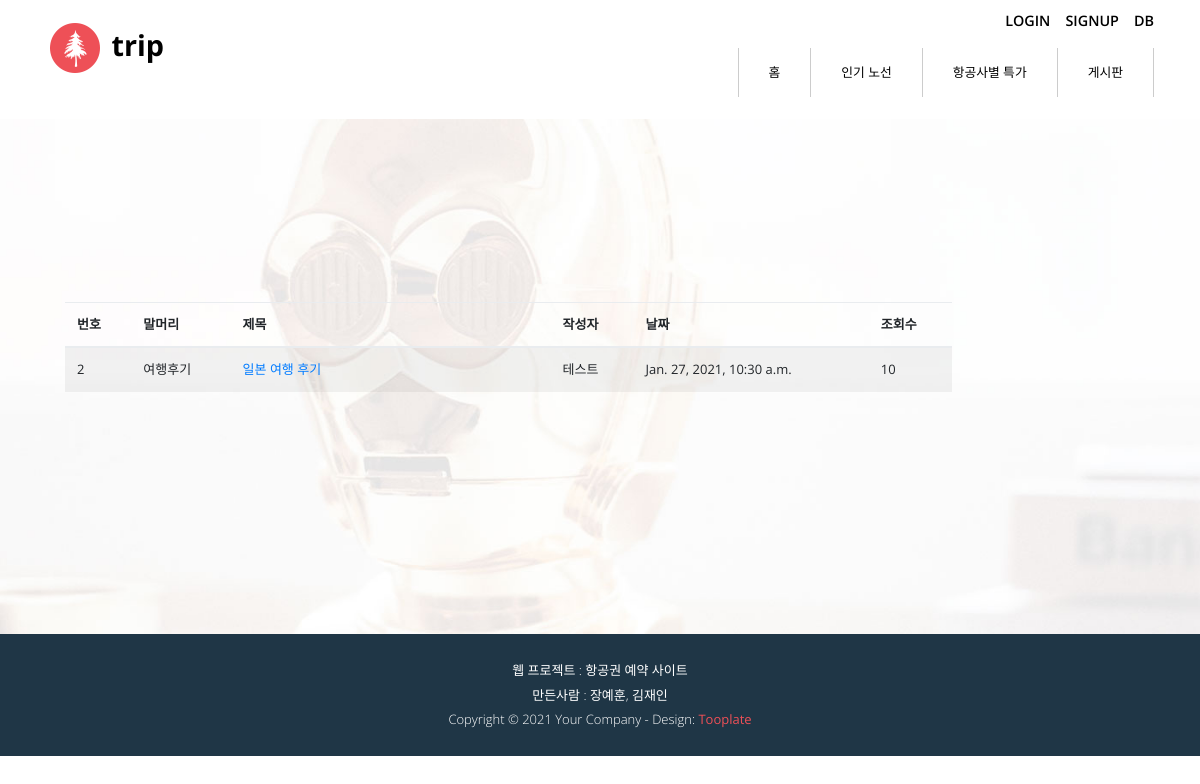
/board_app/board_list, run on an earlier commit of the app's database.
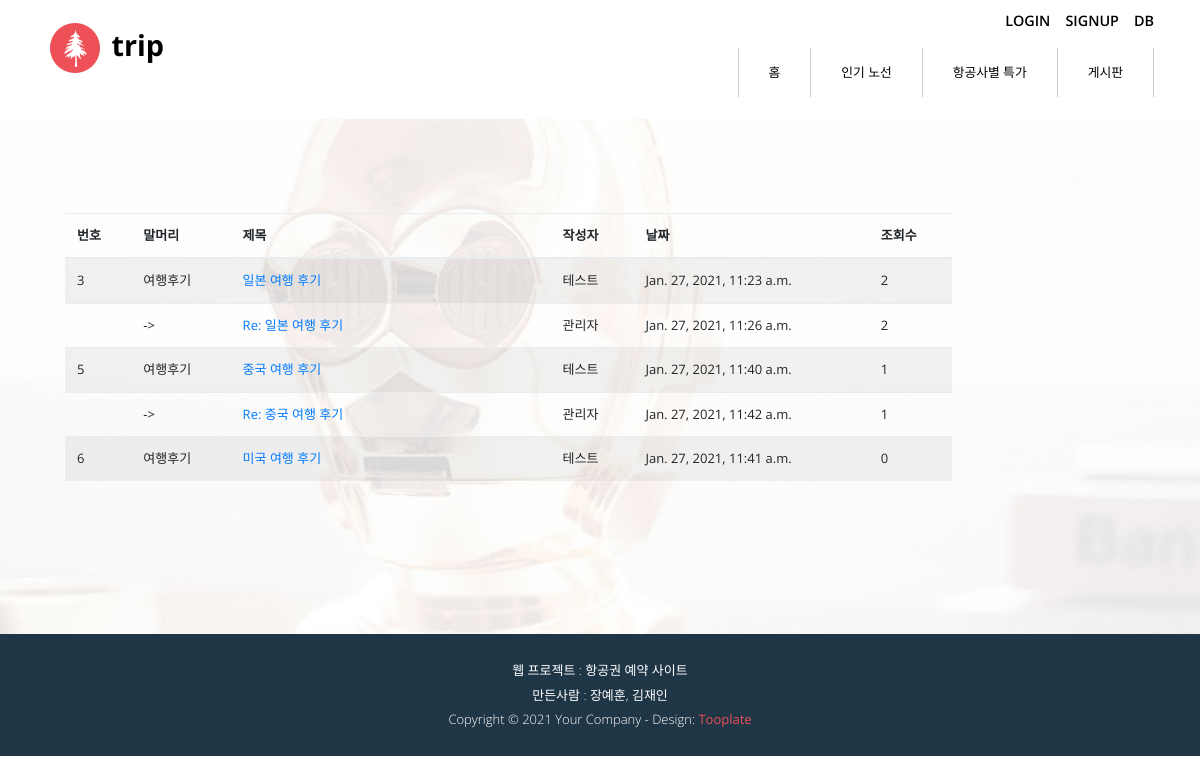
And on a later commit of the database.
### board_app/models.py (models this page shows)
class Board(models.Model):
    objects = models.Manager()
    board_name = models.CharField(max_length=30)
    title = models.CharField(max_length=30)
    board_writer = models.ForeignKey(User, on_delete=models.CASCADE, related_name="board_writer")
    read_count = models.IntegerField()
    write_date = models.DateTimeField()
    contents = models.TextField()
    group = models.IntegerField()
    depth = models.CharField(max_length=30)

### user_app/models.py (models this page shows)
class User(models.Model):
    objects = models.Manager()
    email = models.CharField(max_length=50)
    password = models.CharField(max_length=40)
    name_ko = models.CharField(max_length=20)
    name_eng = models.CharField(max_length=20)
    call = models.CharField(max_length=15)
    passport = models.CharField(max_length=20)
    country = models.CharField(max_length=30)
    birthday = models.IntegerField()
    sex = models.IntegerField()

### board_app/views.py (the view)
# urls.py: path('board_list', views.board_list, name='board_list'),
def board_list(request):
    content = BoardService().board_list(request)
    return render(request, 'board_list.html', content)

### board_app/services.py (called while the page is built)
    def board_list(self, request):
        board_list = Board.objects.all().order_by('group')
        content = {'board_list':board_list}
        return content

### board_app/templates/board_list.html (shortened to what this page needs)
{%extends "base.html"%}
{% load static %}
{% load humanize %}
{%block content%}
<div class="tm-section tm-section-pad tm-bg-img" id="tm-section-5">
    <div class="container ie-h-align-center-fix">
        <div class="row tm-flex-align-center">
            <div class="col-xs-12 col-md-12 col-lg-10 col-xl-10 mt-0 mt-sm-3">
                <form id="boardForm" name="boardForm" method="post">
                    <table class="table table-striped table-hover">
                        <thead>
                            <tr>
                                <th>번호</th>
                                <th>말머리</th>
                                <th width=320px>제목</th>
                                <th>작성자</th>
                                <th>날짜</th>
                                <th>조회수</th>
                            </tr>
                        </thead>
                        <tbody>
                            {% for board in board_list %}
                            <tr>
                                {% if board.depth == '0' %}
                                    <td>{{board.id}}</td>
                                    <td>{{board.board_name}}</td>
                                {% else %}
                                    <td></td>
                                    <td>-></td>
                                {% endif %}
                                <td><a href='javascript:formSubmit({{board.id}})'>{{board.title}}</a></td>
                                <td>{{board.board_writer.name_ko}}</td>
                                <td>{{board.write_date}}</td>
                                <td>{{board.read_count}}</td>
                            </tr>
                            {% endfor %}
                        </tbody>
                    </table>
                </form>
            </div>
        </div>
    </div>
</div>
{%endblock content%}

### templates/base.html (shortened to what this page needs)
<!DOCTYPE html>
<html lang="en">
<head>
    {% load static %}
    <link rel="stylesheet" href="{%static 'font-awesome-4.7.0/css/font-awesome.min.css'%}">
    <link rel="stylesheet" href="{%static 'css/bootstrap.min.css'%}">
    <link rel="stylesheet" type="text/css" href="{%static 'slick/slick.css'%}"/>
    <link rel="stylesheet" type="text/css" href="{%static 'slick/slick-theme.css'%}"/>
    <link rel="stylesheet" href="{%static 'css/tooplate-style.css'%}">
    <link rel="stylesheet" href="http://code.jquery.com/ui/1.12.1/themes/base/jquery-ui.css" type="text/css" />
</head>
    <body>
        <div class="tm-main-content" id="top">
            <div class="tm-top-bar-bg"></div>
            <div class="tm-top-bar" id="tm-top-bar">
                <div class="container">
                    <div class="row">
                        <nav class="navbar navbar-expand-lg narbar-light">
                            <div>
                                <a class="navbar-brand mr-auto" href="/">
                                    <img src="{%static 'img/logo.png'%}" alt="Site logo">
                                    trip
                                </a>
                            </div>
                            <div style="width:100%">
                                <div class="navbar-brand mr-auto"style="height: 50%; box-sizing: border-box;
                                width:100%;">
                                    <ul class="login ml-auto" >
                                        {% if request.session.login_id %}
                                         {% if request.session.login_id == 'admin@admin.com' %}
                                         <li class="login-item">
                                            <a class="login-item-login" href="/admin"> 디비관리 </a>
                                        </li>
                                        {% else %}
                                        <li class="login-item">
                                            <a class="login-item-login" href="/air_app/reservation_list"> 예약확인 </a>
                                        </li>
                                        {% endif %}
                                        <li class="login-item">
                                            <a class="login-item-signup" href="/user_app/logout" >logout</a>
                                        </li>
                                        {% else %}
                                        <li class="login-item">
                                            <a class="login-item-login" href="/user_app/login">login</a>
                                        </li>
                                        <li class="login-item">
                                            <a class="login-item-signup" href="/user_app/signup" >signup</a>
                                        </li>
                                        <li class="login-item">
                                            <a class="login-item-signup" href="/air_app/db_insert" >DB</a>
                                        </li>
                                        {% endif %}
                                    </ul>
                                </div>
                                <div id="mainNav" class="collapse navbar-collapse tm-bg-white" style="height: 50%;">
                                    <ul class="navbar-nav ml-auto">
                                    <li class="nav-item">
                                        <a class="nav-link" href="#top">홈 <span class="sr-only">(current)</span></a>
                                    </li>
                                    <li class="nav-item">
                                        <a class="nav-link" href="#tm-section-2">인기 노선</a>
                                    </li>
                                    <li class="nav-item">
                                        <a class="nav-link" href="#tm-section-3">항공사별 특가</a>
                                    </li>
                                    <li class="nav-item">
                                        <a class="nav-link" href="/board_app/board_list">게시판</a>
                                    </li>
                                    </ul>
                                </div>
                            </div>
                        </nav>
                    </div>
                </div>
            </div>
            {%block content%}
            {%endblock content%}
            <footer class="tm-bg-dark-blue">
                <div class="container">
                    <div class="row">
                        <p class="col-sm-12 text-center tm-font-light tm-color-white p-4 tm-margin-b-0">
                        웹 프로젝트 : 항공권 예약 사이트<br>
                        만든사람 : 장예훈, 김재인<br>
                        Copyright &copy; <span class="tm-current-year">2018</span> Your Company
                        - Design: <a rel="nofollow" href="https://www.tooplate.com" class="tm-color-primary tm-font-normal" target="_parent">Tooplate</a></p>
                    </div>
                </div>
            </footer>
        </div>
</body>
</html>

### static/css/tooplate-style.css (style rules this page uses)
body { font-family: 'Open Sans', Helvetica, Arial, sans-serif; font-size: 13px; font-weight: 400; overflow-x: hidden; }
a, button { transition: all 0.3s ease; }
.tm-flex-align-center { align-items: center; }
.tm-margin-b-0 { margin-bottom: 0; }
.tm-color-white { color: white; }
.tm-color-primary { color: #ee5057; }
.tm-bg-white { background: white; }
.tm-bg-dark-blue { background: #1f3646; }
.tm-section-pad { padding: 30px 50px; }
.tm-font-light { font-weight: 300; }
.tm-font-normal { font-weight: 400; }
p { color: #898989; line-height: 1.9; }
.login { float:right; list-style: none; margin-bottom: 0; line-height: 2rem; display: flex; }
.login-item { font-size: 0.9rem; font-weight: 600; text-transform: uppercase; transition: all 0.5s ease; }
.login-item-signup { padding-left: 15px; }
.navbar { width: 100%; padding-top: 0; padding-bottom: 0; }
.navbar-brand { font-size: 1.8rem; font-weight: 700; }
.navbar a { color: black; }
.nav-item { background: transparent; border-left: 1px solid #ccc; cursor: pointer; font-size: 0.8rem; font-weight: 300; text-transform: uppercase; padding: 0; transition: all 0.5s ease; }
.nav-item:last-child { border-right: 1px solid #ccc; }
.tm-top-bar .navbar-expand-lg .navbar-nav .nav-link { padding: 15px 30px; }
.tm-top-bar { position: fixed; top: 0; left: 0; width: 100%; padding-top: 10; z-index: 10000; transition: all 0.2s ease-in-out; height: 119px; background: white; }
.tm-top-bar-bg { height: 119px; }
.tm-section { min-height: 515px; }
.tm-section-pad { padding-top: 20px; padding-bottom: 80px; }
#tm-section-5 { background-image: url('../img/bg-img-2.jpg'); }
.tm-bg-img { background-position: center center; background-repeat: no-repeat; background-size: cover; display: -webkit-box; display: -webkit-flex; display: -ms-flexbox; display: flex; -webkit-box-align: center; -webkit-align-items: center; -ms-flex-align: center; align-items: center; -webkit-box-pack: center; -webkit-justify-content: center; -ms-flex-pack: center; justify-content: center }

What changed in the data, as far as the page shows it:
removed Board: id "2", board_name "여행후기", title "일본 여행 후기", board_writer.name_ko "테스트", write_date "Jan. 27, 2021, 10:30 a.m.", read_count "10"
added Board: id "3", board_name "여행후기", title "일본 여행 후기", board_writer.name_ko "테스트", write_date "Jan. 27, 2021, 11:23 a.m.", read_count "2"
added Board: depth "1" (drawn), title "Re: 일본 여행 후기", board_writer.name_ko "관리자", write_date "Jan. 27, 2021, 11:26 a.m.", read_count "2"
added Board: id "5", board_name "여행후기", title "중국 여행 후기", board_writer.name_ko "테스트", write_date "Jan. 27, 2021, 11:40 a.m.", read_count "1"
added Board: depth "1" (drawn), title "Re: 중국 여행 후기", board_writer.name_ko "관리자", write_date "Jan. 27, 2021, 11:42 a.m.", read_count "1"
added Board: id "6", board_name "여행후기", title "미국 여행 후기", board_writer.name_ko "테스트", write_date "Jan. 27, 2021, 11:41 a.m.", read_count "0"
